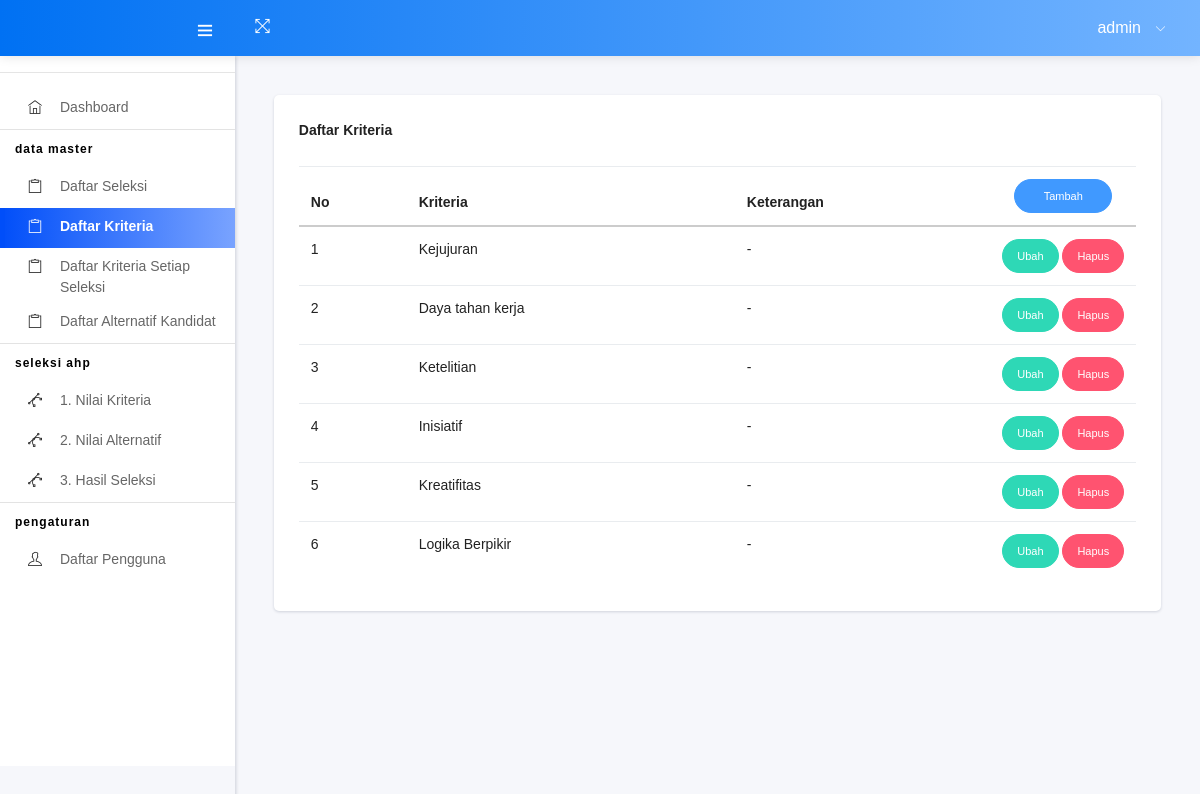
The page /?h=kriteria (signed in) on the database its author committed.
### tables this page shows
CREATE TABLE IF NOT EXISTS `ahp_kriteria` (
  `id_kriteria` int(11) NOT NULL AUTO_INCREMENT,
  `kriteria` varchar(50) NOT NULL,
  `keterangan` varchar(100) NOT NULL,
  PRIMARY KEY (`id_kriteria`)
);

### config/koneksi.php (called while the page is built, shortened)
<?php
$dbhost="localhost";
$dbname="aal-ahp";
$dbuser="guest";
$dbpassword="guest";
function opendb()
{
	global $dbhost, $dbuser, $dbpassword, $dbname, $dbconnection;
	$dbconnection=mysqli_connect($dbhost, $dbuser, $dbpassword) or die ("tidak dapat membuka database");
	return $dbconnection;
}
function querydb($query)
{
	$result=mysqli_query(opendb(), $query) or die ("tidak dapat melakukan Query=$query");
	return $result;
}
?>

### config/library.php (called while the page is built, shortened)
<?php
$kasus_objek="Alternatif";
function antiinjec($data){
  $filter_sql = mysqli_real_escape_string(opendb(), stripslashes(strip_tags(htmlspecialchars($data,ENT_QUOTES))));
  return $filter_sql;
}
?>

### list_kriteria.php (the view, shortened to what this page needs)
<div class="card">
    <div class="card-header">
        <h5>Daftar Kriteria</h5>
    </div>
    <div class="card-block table-border-style">
        <div class="table-responsive">
            <table class="table table-hover">
                <thead>
                    <tr>
                        <th>No</th>
                        <th>Kriteria</th>
                        <th>Keterangan</th>
                        <th class="text-center">
                            <a href="?h=kriteria-input&stat=tambah" class="btn btn-primary btn-sm btn-round" style="width:98px;">Tambah</a>
                        </th>
                    </tr>
                </thead>
                <tbody>
                    <?php
                    $no = 0;
                    $hquery = querydb("SELECT id_kriteria, kriteria, keterangan FROM ahp_kriteria ORDER BY id_kriteria ASC");
                    while ($data = mysqli_fetch_array($hquery)) {
                        $no++;
                        ?>
                        <tr>
                            <td><?php echo $no; ?></td>
                            <td><?php echo $data['kriteria']; ?></td>
                            <td><?php echo $data['keterangan']; ?></td>
                            <td width="12%" style="text-align:center;">
                                <a href="?h=kriteria-input&stat=ubah&id=<?php echo $data['id_kriteria']; ?>" class="btn btn-success btn-sm btn-round">Ubah</a>
                                <a href="#" class="btn btn-danger btn-sm btn-round" onclick="konfirmasi<?php echo $data[0]; ?>()">Hapus</a>
                            </td>
                        </tr>
                    <?php } if (@$_GET['con'] != "") { ?>
                        <tr>
                            <td><img src="images/ico_cek.png" width="22"></td>
                            <td colspan="7" style="color:#360; font-weight:600; font-size:14px;">
                                <?php
                                if (@$_GET['con'] == 1) {
                                    echo "Data berhasil ditambahkan.";
                                } elseif (@$_GET['con'] == 2) {
                                    echo "Data berhasil diubah.";
                                } elseif (@$_GET['con'] == 3) {
                                    echo "Data berhasil dihapus.";
                                }
                                ?>
                        </tr>
                    <?php } ?>
                </tbody>
            </table>
        </div>
    </div>
</div>

### index.php (shortened to what this page needs)
<?php
include "config/library.php";
include "config/koneksi.php";
$h = antiinjec(@$_GET['h']);
?>
<!DOCTYPE html>
<html lang="en">
    <head>
        <link rel="stylesheet" type="text/css" href="assets/css/bootstrap/css/bootstrap.min.css">
        <link rel="stylesheet" type="text/css" href="assets/icon/themify-icons/themify-icons.css">
        <link rel="stylesheet" type="text/css" href="assets/icon/font-awesome/css/font-awesome.min.css">
        <link rel="stylesheet" type="text/css" href="assets/icon/icofont/css/icofont.css">
        <link rel="stylesheet" type="text/css" href="assets/css/style.css">
        <link rel="stylesheet" type="text/css" href="assets/css/jquery.mCustomScrollbar.css">
    </head>
    <body>
    <body>
        <div id="pcoded" class="pcoded">
            <div class="pcoded-container navbar-wrapper">
                <nav class="navbar header-navbar pcoded-header">
                    <div class="navbar-wrapper">
                        <div class="navbar-logo">
                            <a class="mobile-menu" id="mobile-collapse" href="#!">
                                <i class="ti-menu"></i>
                            </a>
                        </div>
                        <div class="navbar-container container-fluid">
                            <ul class="nav-left">
                                <li>
                                    <a href="#!" onclick="javascript:toggleFullScreen()">
                                        <i class="ti-fullscreen"></i>
                                    </a>
                                </li>
                            </ul>
                            <ul class="nav-right">
                                <li class="user-profile header-notification">
                                    <a href="#!">
                                        <span><?php echo $_SESSION['sesNamaPengguna'] ?></span>
                                        <i class="ti-angle-down"></i>
                                    </a>
                                </li>
                            </ul>
                        </div>
                    </div>
                </nav>
                <div class="pcoded-main-container">
                    <div class="pcoded-wrapper">
                        <nav class="pcoded-navbar">
                            <div class="pcoded-inner-navbar main-menu">
                                <hr>
                                <ul class="pcoded-item pcoded-left-item">
                                    <li class="<?php echo empty($h) ? "active" : null ?>">
                                        <a href='?'>
                                            <span class="pcoded-micon"><i class="ti-home"></i><b>D</b></span>
                                            <span class="pcoded-mtext" data-i18n="nav.dash.main">Dashboard</span>
                                        </a>
                                    </li>
                                </ul>
                                <div class="pcoded-navigatio-lavel" data-i18n="nav.category.navigation">Data Master</div>
                                <ul class="pcoded-item pcoded-left-item">
                                    <li class='<?php
                                    if ($h == "seleksi" || $h == "seleksi-input") {
                                        echo "active";
                                    }
                                    ?>'>
                                        <a href='?h=seleksi'>
                                            <span class="pcoded-micon"><i class="ti-clipboard"></i></span>
                                            <span class="pcoded-mtext"  data-i18n="nav.basic-components.main">Daftar Seleksi</span>
                                        </a>
                                    </li>
                                    <li class="<?php
                                    if ($h == "kriteria" || $h == "kriteria-input") {
                                        echo "active";
                                    }
                                    ?>">
                                        <a href='?h=kriteria'">
                                            <span class="pcoded-micon"><i class="ti-clipboard"></i></span>
                                            <span class="pcoded-mtext" data-i18n="nav.basic-components.alert">Daftar Kriteria</span>
                                        </a>
                                    </li>
                                    <li class="<?php
                                    if ($h == "kriteria-seleksi" || $h == "kriteria-seleksi-input") {
                                        echo "active";
                                    }
                                    ?>">
                                        <a href='?h=kriteria-seleksi' style="padding-bottom: 20px">
                                            <span class="pcoded-micon"><i class="ti-clipboard"></i></span>
                                            <span class="pcoded-mtext" data-i18n="nav.basic-components.breadcrumbs">Daftar Kriteria Setiap Seleksi</span>
                                        </a>
                                    </li>
                                    <li class='<?php
                                    if ($h == "alternatif" || $h == "alternatif-input") {
                                        echo "active";
                                    }
                                    ?>'>
                                        <a href='?h=alternatif'>
                                            <span class="pcoded-micon"><i class="ti-clipboard"></i></span>
                                            <span class="pcoded-mtext"  data-i18n="nav.basic-components.main">
                                                Daftar <?php echo $kasus_objek; ?> Kandidat
                                            </span>
                                        </a>
                                    </li>
                                </ul>
                                <div class="pcoded-navigatio-lavel" data-i18n="nav.category.forms">Seleksi AHP</div>
                                <ul class="pcoded-item pcoded-left-item">
                                    <li class='<?php
                                    if ($h == "nilai-kriteria") {
                                        echo "active";
                                    }
                                    ?>'>
                                        <a href='?h=nilai-kriteria'>
                                            <span class="pcoded-micon"><i class="ti-vector"></i><b>FC</b></span>
                                            <span class="pcoded-mtext" data-i18n="nav.form-components.main">1. Nilai Kriteria</span>
                                        </a>
                                    </li>
                                    <li class='<?php
                                    if ($h == "nilai-alternatif") {
                                        echo "active";
                                    }
                                    ?>'>
                                        <a href='?h=nilai-alternatif'>
                                            <span class="pcoded-micon"><i class="ti-vector"></i><b>FC</b></span>
                                            <span class="pcoded-mtext" data-i18n="nav.form-components.main">2. Nilai <?php echo $kasus_objek; ?></span>
                                        </a>
                                    </li>
                                    <li class='<?php
                                    if ($h == "hasil") {
                                        echo "active";
                                    }
                                    ?>'>
                                        <a href='?h=hasil'>
                                            <span class="pcoded-micon"><i class="ti-vector"></i><b>FC</b></span>
                                            <span class="pcoded-mtext" data-i18n="nav.form-components.main">3. Hasil Seleksi</span>
                                        </a>
                                    </li>
                                </ul>
                                <div class="pcoded-navigatio-lavel" data-i18n="nav.category.forms">Pengaturan</div>
                                <ul class="pcoded-item pcoded-left-item">
                                    <li class='<?php
                                    if ($h == "password" || $h == "pengguna" || $h == "pengguna-input") {
                                        echo "active";
                                    }
                                    ?>'>
                                        <a href='?h=pengguna'>
                                            <span class="pcoded-micon"><i class="ti-user"></i></span>
                                            <span class="pcoded-mtext"  data-i18n="nav.basic-components.main">Daftar Pengguna</span>
                                        </a>
                                    </li>
                                </ul>
                            </div>
                        </nav>
                        <div class="pcoded-content">
                            <div class="pcoded-inner-content">
                                <div class="main-body">
                                    <div class="page-wrapper">
                                        <div class="page-body">
                                            <div class="row">
                                                <div class="col-md-12">
                                                    <?php
                                                    switch ($h) {
                                                        case "kriteria":
                                                            include "list_kriteria.php";
                                                            break;
                                                    }
                                                    ?>
                                                </div>
                                            </div>
                                        </div>
                                    </div>
                                </div>
                            </div>
                        </div>
                    </div>
                </div>
            </div>
    </body>
</html>

### rows shown on the page
ahp_kriteria: kriteria "Kejujuran", keterangan "-"
ahp_kriteria: kriteria "Daya tahan kerja", keterangan "-"
ahp_kriteria: kriteria "Ketelitian", keterangan "-"
ahp_kriteria: kriteria "Inisiatif", keterangan "-"
ahp_kriteria: kriteria "Kreatifitas", keterangan "-"
ahp_kriteria: kriteria "Logika Berpikir", keterangan "-"

### other values the page prints
$_SESSION['sesNamaPengguna'] "admin"
$kasus_objek "Alternatif"
